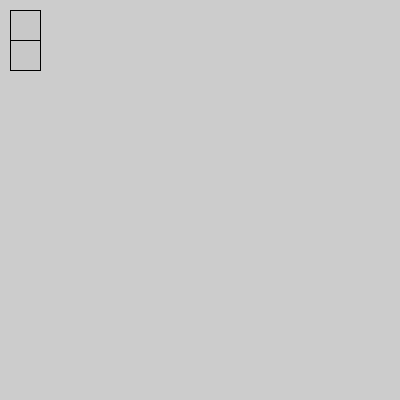
Frame 1 (no input)
Frame 60 (the mouse pressed at the canvas centre just before this capture): identical to frame 1, image omitted
Frame 120 (the mouse held since frame 60 and released just before this capture): identical to frame 1, image omitted

The Processing sketch that drew this single still picture (run headless with seeded random() and noise(); from frame 60 on, the mouse is pressed at the canvas centre):

// Processing sketch: Processing_Week2_ButtonClass
// ── Processing_Week2_ButtonClass.pde
class Button {
  int x = 0;
  int y = 0;
  int w = 30;
  int h = 30;
  boolean isClicked = false;

  Button(int buttonX, int buttonY) {
    println("you created a button");
    x = buttonX;
    y = buttonY;
  }

  void checkClicked(int mx, int my) {
    if (mx > x && mx < x + w && my > y && my < y + h) {
      if (isClicked) {
        isClicked = false;
      } else {
        isClicked = true;
      }
    }
  }

  boolean isTheButtonClicked() {
    return isClicked;
  }

  void draw() {
    if (isClicked) {
      fill(120, 0, 120);
    } else {
      fill(200);
    }
    rect(x, y, w, h);
  }
}

Button myButtonDraw = new Button(10, 10);
Button myButtonClean = new Button(10, 40);

void setup() {
  size(400, 400);
}

void draw() {
  if (myButtonDraw.isTheButtonClicked()) {
    if (mousePressed) {
      point(mouseX, mouseY);
    }
  }

  if (myButtonClean.isTheButtonClicked()) {
    background(255);
  }

  myButtonDraw.draw();
  myButtonClean.draw();
}

void mouseClicked() {
  myButtonDraw.checkClicked(mouseX, mouseY);
  myButtonClean.checkClicked(mouseX, mouseY);
}
